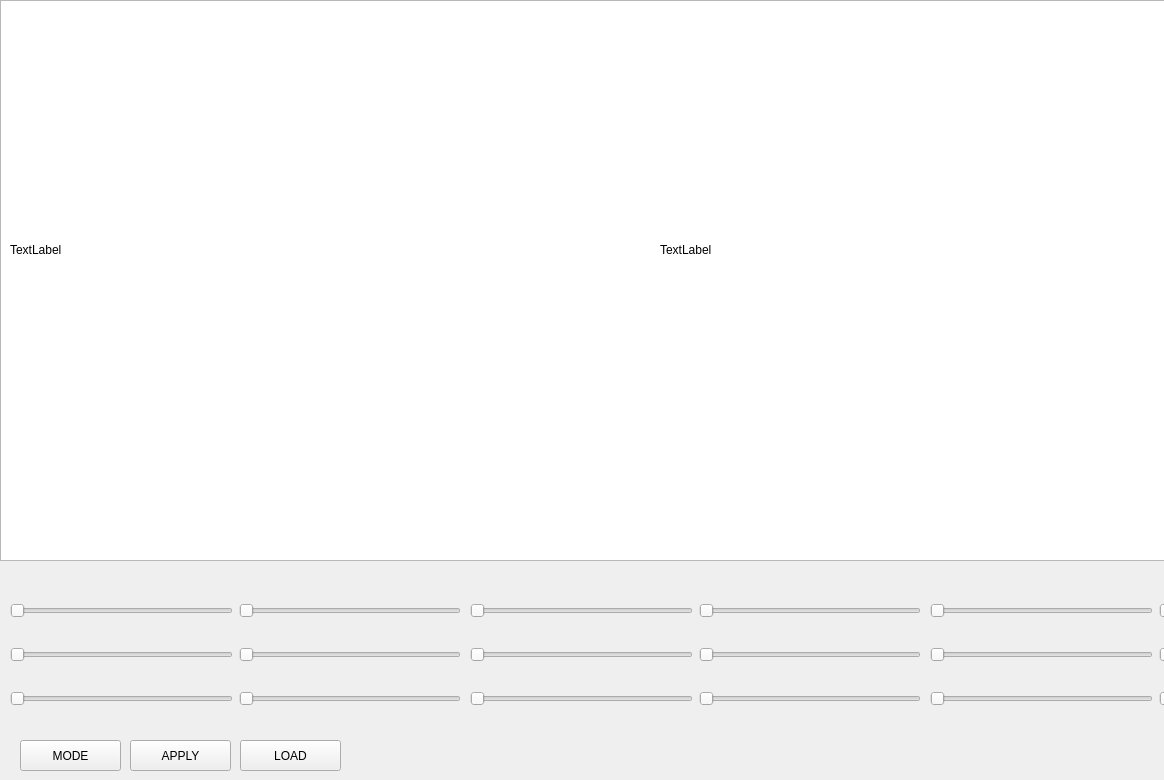
<?xml version="1.0" encoding="UTF-8"?>
<ui version="4.0">
 <class>MainWindowDesign</class>
 <widget class="QMainWindow" name="MainWindowDesign">
  <property name="geometry">
   <rect>
    <x>0</x>
    <y>0</y>
    <width>1164</width>
    <height>780</height>
   </rect>
  </property>
  <property name="windowTitle">
   <string>QRosApp</string>
  </property>
  <property name="windowIcon">
   <iconset>
    <normaloff>:/images/icon.png</normaloff>:/images/icon.png</iconset>
  </property>
  <property name="locale">
   <locale language="English" country="Australia"/>
  </property>
  <widget class="QWidget" name="centralwidget">
   <widget class="QGraphicsView" name="graphicsView">
    <property name="geometry">
     <rect>
      <x>0</x>
      <y>0</y>
      <width>1300</width>
      <height>561</height>
     </rect>
    </property>
   </widget>
   <widget class="QLabel" name="scene">
    <property name="geometry">
     <rect>
      <x>10</x>
      <y>10</y>
      <width>640</width>
      <height>480</height>
     </rect>
    </property>
    <property name="text">
     <string>TextLabel</string>
    </property>
   </widget>
   <widget class="QLabel" name="label">
    <property name="geometry">
     <rect>
      <x>660</x>
      <y>10</y>
      <width>640</width>
      <height>480</height>
     </rect>
    </property>
    <property name="text">
     <string>TextLabel</string>
    </property>
   </widget>
   <widget class="QWidget" name="layoutWidget_2">
    <property name="geometry">
     <rect>
      <x>470</x>
      <y>580</y>
      <width>451</width>
      <height>151</height>
     </rect>
    </property>
    <layout class="QHBoxLayout" name="horizontalLayout_2">
     <item>
      <layout class="QVBoxLayout" name="verticalLayout_3">
       <item>
        <widget class="QSlider" name="hmin_2">
         <property name="maximum">
          <number>255</number>
         </property>
         <property name="orientation">
          <enum>Qt::Horizontal</enum>
         </property>
        </widget>
       </item>
       <item>
        <widget class="QSlider" name="smin_2">
         <property name="maximum">
          <number>255</number>
         </property>
         <property name="orientation">
          <enum>Qt::Horizontal</enum>
         </property>
        </widget>
       </item>
       <item>
        <widget class="QSlider" name="vmin_2">
         <property name="maximum">
          <number>255</number>
         </property>
         <property name="orientation">
          <enum>Qt::Horizontal</enum>
         </property>
        </widget>
       </item>
      </layout>
     </item>
     <item>
      <layout class="QVBoxLayout" name="verticalLayout_4">
       <item>
        <widget class="QSlider" name="hmax_2">
         <property name="maximum">
          <number>255</number>
         </property>
         <property name="orientation">
          <enum>Qt::Horizontal</enum>
         </property>
        </widget>
       </item>
       <item>
        <widget class="QSlider" name="smax_2">
         <property name="maximum">
          <number>255</number>
         </property>
         <property name="orientation">
          <enum>Qt::Horizontal</enum>
         </property>
        </widget>
       </item>
       <item>
        <widget class="QSlider" name="vmax_2">
         <property name="maximum">
          <number>255</number>
         </property>
         <property name="orientation">
          <enum>Qt::Horizontal</enum>
         </property>
        </widget>
       </item>
      </layout>
     </item>
    </layout>
   </widget>
   <widget class="QWidget" name="layoutWidget_3">
    <property name="geometry">
     <rect>
      <x>930</x>
      <y>580</y>
      <width>451</width>
      <height>151</height>
     </rect>
    </property>
    <layout class="QHBoxLayout" name="horizontalLayout_3">
     <item>
      <layout class="QVBoxLayout" name="verticalLayout_5">
       <item>
        <widget class="QSlider" name="hmin_3">
         <property name="maximum">
          <number>255</number>
         </property>
         <property name="orientation">
          <enum>Qt::Horizontal</enum>
         </property>
        </widget>
       </item>
       <item>
        <widget class="QSlider" name="smin_3">
         <property name="maximum">
          <number>255</number>
         </property>
         <property name="orientation">
          <enum>Qt::Horizontal</enum>
         </property>
        </widget>
       </item>
       <item>
        <widget class="QSlider" name="vmin_3">
         <property name="maximum">
          <number>255</number>
         </property>
         <property name="orientation">
          <enum>Qt::Horizontal</enum>
         </property>
        </widget>
       </item>
      </layout>
     </item>
     <item>
      <layout class="QVBoxLayout" name="verticalLayout_6">
       <item>
        <widget class="QSlider" name="hmax_3">
         <property name="maximum">
          <number>255</number>
         </property>
         <property name="orientation">
          <enum>Qt::Horizontal</enum>
         </property>
        </widget>
       </item>
       <item>
        <widget class="QSlider" name="smax_3">
         <property name="maximum">
          <number>255</number>
         </property>
         <property name="orientation">
          <enum>Qt::Horizontal</enum>
         </property>
        </widget>
       </item>
       <item>
        <widget class="QSlider" name="vmax_3">
         <property name="maximum">
          <number>255</number>
         </property>
         <property name="orientation">
          <enum>Qt::Horizontal</enum>
         </property>
        </widget>
       </item>
      </layout>
     </item>
    </layout>
   </widget>
   <widget class="QWidget" name="layoutWidget">
    <property name="geometry">
     <rect>
      <x>10</x>
      <y>580</y>
      <width>451</width>
      <height>151</height>
     </rect>
    </property>
    <layout class="QHBoxLayout" name="horizontalLayout">
     <item>
      <layout class="QVBoxLayout" name="verticalLayout">
       <item>
        <widget class="QSlider" name="hmin">
         <property name="maximum">
          <number>255</number>
         </property>
         <property name="orientation">
          <enum>Qt::Horizontal</enum>
         </property>
        </widget>
       </item>
       <item>
        <widget class="QSlider" name="smin">
         <property name="maximum">
          <number>255</number>
         </property>
         <property name="orientation">
          <enum>Qt::Horizontal</enum>
         </property>
        </widget>
       </item>
       <item>
        <widget class="QSlider" name="vmin">
         <property name="maximum">
          <number>255</number>
         </property>
         <property name="orientation">
          <enum>Qt::Horizontal</enum>
         </property>
        </widget>
       </item>
      </layout>
     </item>
     <item>
      <layout class="QVBoxLayout" name="verticalLayout_2">
       <item>
        <widget class="QSlider" name="hmax">
         <property name="maximum">
          <number>255</number>
         </property>
         <property name="orientation">
          <enum>Qt::Horizontal</enum>
         </property>
        </widget>
       </item>
       <item>
        <widget class="QSlider" name="smax">
         <property name="maximum">
          <number>255</number>
         </property>
         <property name="orientation">
          <enum>Qt::Horizontal</enum>
         </property>
        </widget>
       </item>
       <item>
        <widget class="QSlider" name="vmax">
         <property name="maximum">
          <number>255</number>
         </property>
         <property name="orientation">
          <enum>Qt::Horizontal</enum>
         </property>
        </widget>
       </item>
      </layout>
     </item>
    </layout>
   </widget>
   <widget class="QPushButton" name="mode">
    <property name="geometry">
     <rect>
      <x>20</x>
      <y>740</y>
      <width>101</width>
      <height>31</height>
     </rect>
    </property>
    <property name="text">
     <string>MODE</string>
    </property>
   </widget>
   <widget class="QPushButton" name="apply">
    <property name="geometry">
     <rect>
      <x>130</x>
      <y>740</y>
      <width>101</width>
      <height>31</height>
     </rect>
    </property>
    <property name="text">
     <string>APPLY</string>
    </property>
   </widget>
   <widget class="QPushButton" name="load">
    <property name="geometry">
     <rect>
      <x>240</x>
      <y>740</y>
      <width>101</width>
      <height>31</height>
     </rect>
    </property>
    <property name="text">
     <string>LOAD</string>
    </property>
   </widget>
  </widget>
  <action name="action_Quit">
   <property name="text">
    <string>&amp;Quit</string>
   </property>
   <property name="shortcut">
    <string>Ctrl+Q</string>
   </property>
   <property name="shortcutContext">
    <enum>Qt::ApplicationShortcut</enum>
   </property>
  </action>
  <action name="action_Preferences">
   <property name="text">
    <string>&amp;Preferences</string>
   </property>
  </action>
  <action name="actionAbout">
   <property name="text">
    <string>&amp;About</string>
   </property>
  </action>
  <action name="actionAbout_Qt">
   <property name="text">
    <string>About &amp;Qt</string>
   </property>
  </action>
 </widget>
 <resources/>
 <connections>
  <connection>
   <sender>action_Quit</sender>
   <signal>triggered()</signal>
   <receiver>MainWindowDesign</receiver>
   <slot>close()</slot>
   <hints>
    <hint type="sourcelabel">
     <x>-1</x>
     <y>-1</y>
    </hint>
    <hint type="destinationlabel">
     <x>399</x>
     <y>299</y>
    </hint>
   </hints>
  </connection>
 </connections>
</ui>
